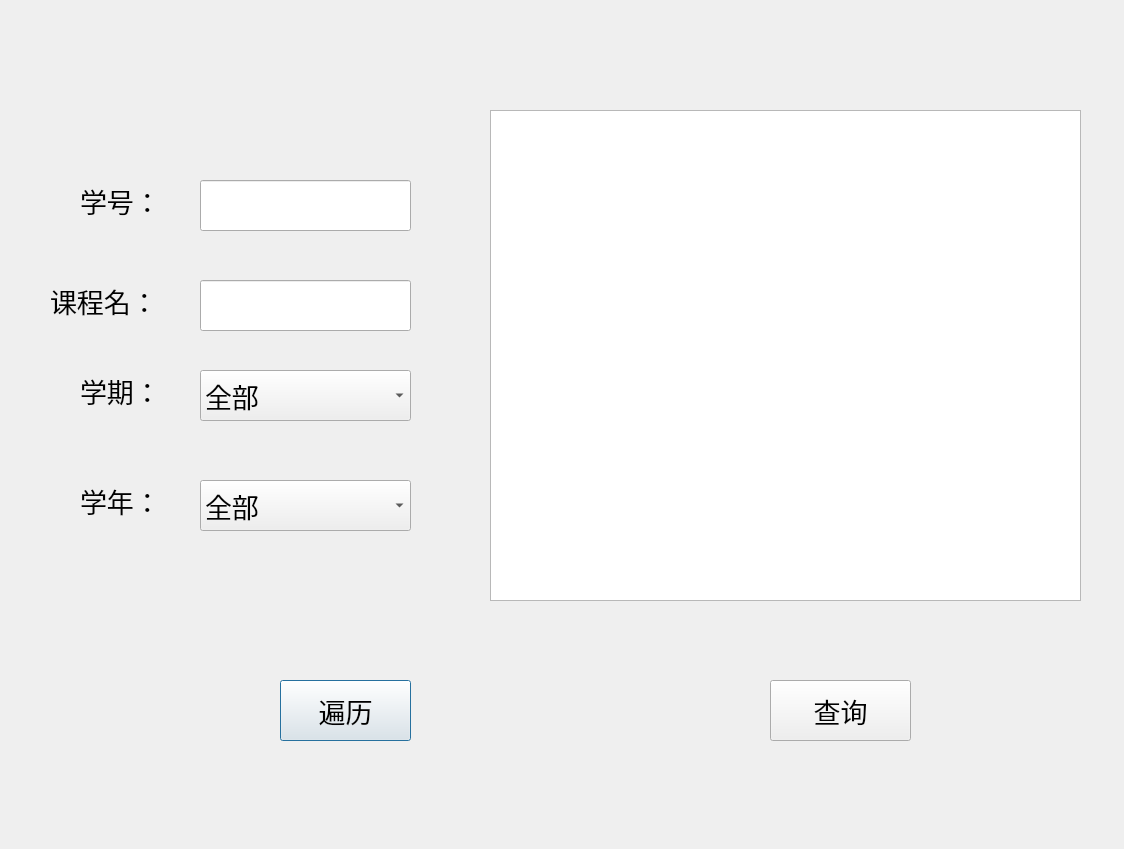
<?xml version="1.0" encoding="UTF-8"?>
<ui version="4.0">
 <class>login</class>
 <widget class="QDialog" name="login">
  <property name="geometry">
   <rect>
    <x>0</x>
    <y>0</y>
    <width>1124</width>
    <height>849</height>
   </rect>
  </property>
  <property name="windowTitle">
   <string>学生个人成绩查询</string>
  </property>
  <property name="windowIcon">
   <iconset>
    <normaloff>login_ui.png</normaloff>login_ui.png</iconset>
  </property>
  <widget class="QPushButton" name="select_all_Button">
   <property name="geometry">
    <rect>
     <x>280</x>
     <y>680</y>
     <width>131</width>
     <height>61</height>
    </rect>
   </property>
   <property name="font">
    <font>
     <family>Agency FB</family>
     <pointsize>20</pointsize>
    </font>
   </property>
   <property name="text">
    <string>遍历</string>
   </property>
  </widget>
  <widget class="QPushButton" name="select_Button">
   <property name="geometry">
    <rect>
     <x>770</x>
     <y>680</y>
     <width>141</width>
     <height>61</height>
    </rect>
   </property>
   <property name="font">
    <font>
     <family>Agency FB</family>
     <pointsize>20</pointsize>
    </font>
   </property>
   <property name="text">
    <string>查询</string>
   </property>
  </widget>
  <widget class="QLabel" name="cour_name_label">
   <property name="geometry">
    <rect>
     <x>50</x>
     <y>270</y>
     <width>161</width>
     <height>61</height>
    </rect>
   </property>
   <property name="font">
    <font>
     <pointsize>20</pointsize>
    </font>
   </property>
   <property name="text">
    <string>课程名：</string>
   </property>
  </widget>
  <widget class="QLineEdit" name="cour_name_lineEdit">
   <property name="geometry">
    <rect>
     <x>200</x>
     <y>280</y>
     <width>211</width>
     <height>51</height>
    </rect>
   </property>
  </widget>
  <widget class="QLabel" name="learn_sem_label">
   <property name="geometry">
    <rect>
     <x>80</x>
     <y>360</y>
     <width>121</width>
     <height>61</height>
    </rect>
   </property>
   <property name="font">
    <font>
     <pointsize>20</pointsize>
    </font>
   </property>
   <property name="text">
    <string>学期：</string>
   </property>
  </widget>
  <widget class="QLabel" name="learn_year_label">
   <property name="geometry">
    <rect>
     <x>80</x>
     <y>470</y>
     <width>121</width>
     <height>61</height>
    </rect>
   </property>
   <property name="font">
    <font>
     <pointsize>20</pointsize>
    </font>
   </property>
   <property name="text">
    <string>学年：</string>
   </property>
  </widget>
  <widget class="QTableWidget" name="stu_grad_tableWidget">
   <property name="geometry">
    <rect>
     <x>490</x>
     <y>110</y>
     <width>591</width>
     <height>491</height>
    </rect>
   </property>
  </widget>
  <widget class="QComboBox" name="learn_sem_comboBox">
   <property name="geometry">
    <rect>
     <x>200</x>
     <y>370</y>
     <width>211</width>
     <height>51</height>
    </rect>
   </property>
   <property name="font">
    <font>
     <family>Agency FB</family>
     <pointsize>20</pointsize>
    </font>
   </property>
   <item>
    <property name="text">
     <string>全部</string>
    </property>
   </item>
   <item>
    <property name="text">
     <string>春季</string>
    </property>
   </item>
   <item>
    <property name="text">
     <string>秋季</string>
    </property>
   </item>
  </widget>
  <widget class="QComboBox" name="learn_year_comboBox">
   <property name="geometry">
    <rect>
     <x>200</x>
     <y>480</y>
     <width>211</width>
     <height>51</height>
    </rect>
   </property>
   <property name="font">
    <font>
     <family>Agency FB</family>
     <pointsize>20</pointsize>
    </font>
   </property>
   <item>
    <property name="text">
     <string>全部</string>
    </property>
   </item>
   <item>
    <property name="text">
     <string>第一学年</string>
    </property>
   </item>
   <item>
    <property name="text">
     <string>第二学年</string>
    </property>
   </item>
   <item>
    <property name="text">
     <string>第三学年</string>
    </property>
   </item>
   <item>
    <property name="text">
     <string>第四学年</string>
    </property>
   </item>
  </widget>
  <widget class="QLineEdit" name="stu_id_lineEdit">
   <property name="geometry">
    <rect>
     <x>200</x>
     <y>180</y>
     <width>211</width>
     <height>51</height>
    </rect>
   </property>
   <property name="text">
    <string/>
   </property>
  </widget>
  <widget class="QLabel" name="stu_id_label">
   <property name="geometry">
    <rect>
     <x>80</x>
     <y>170</y>
     <width>161</width>
     <height>61</height>
    </rect>
   </property>
   <property name="font">
    <font>
     <pointsize>20</pointsize>
    </font>
   </property>
   <property name="text">
    <string>学号：</string>
   </property>
  </widget>
 </widget>
 <resources/>
 <connections/>
</ui>
